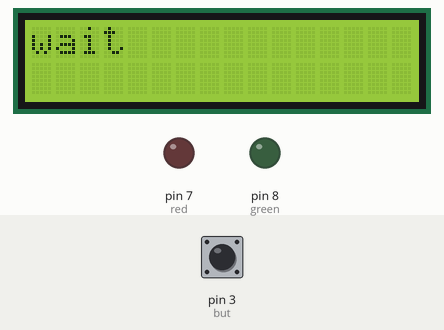
Simulated run of this sketch. Board: Arduino Uno, built with avr-gcc and run on an emulated ATmega328P. On the bench: 16×2 character LCD, output pins drawn as LEDs (lit = HIGH). The inputs (shaded band) are chosen by the test bench; at power-on: pin 3 (but) HIGH. Random numbers use the default seed unless the sketch sets one.

Above: at 1.2 s.
1.3 s: pin 3 (but) pulled LOW for 0.15 s
At 1.8 s:
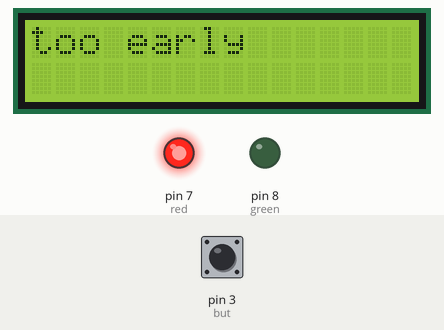
4.4 s: pin 3 (but) pulled LOW for 1 s
At 4.8 s:
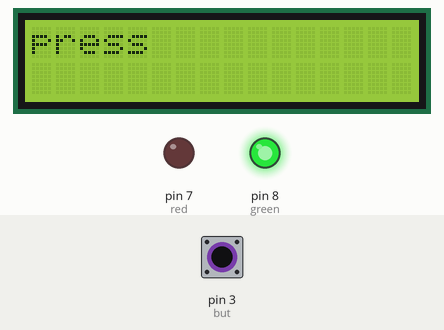
7.0 s: pin 3 (but) pulled LOW for 3.2 s
At 7.9 s:
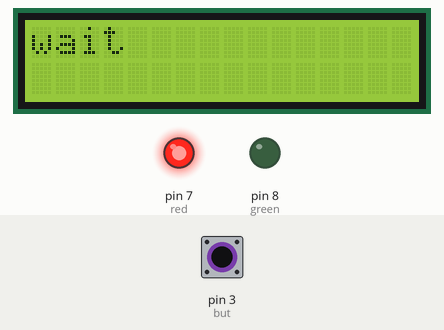
Timing chart, 0 to 12.3 s (numbered marks = the images above; inputs shaded):
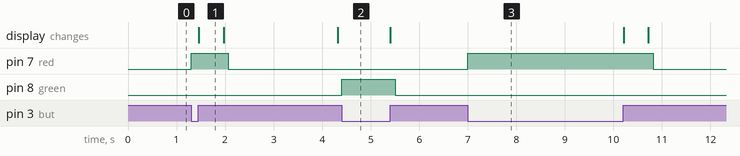

The sketch:

rxngame.ino
```cpp
#include<LiquidCrystal_I2C.h>
#include<limits.h>
LiquidCrystal_I2C lcd(0x27,16,2);
unsigned long x;
int but=3;
int red=7;
unsigned long arr[3];
int green=8;
void setup(){
  lcd.backlight();
  lcd.init();
  Serial.begin(9600);
  pinMode(but,INPUT_PULLUP);
  pinMode(green,OUTPUT);
  pinMode(red,OUTPUT);

}

void getrxntime(){
  int i=0;
  while(i<3){
    lcd.clear();
    lcd.setCursor(0,0);
    lcd.print("wait");
    delay(100);
    digitalWrite(green,LOW);
    digitalWrite(red,LOW);
    bool check=false;
    x=random(1000,10000);
    unsigned long temp=millis();
    while(millis()-temp<x){
      if(digitalRead(but)==LOW){
        digitalWrite(red,HIGH);
        while(digitalRead(but)==LOW){
          digitalRead(but);
        }
        lcd.clear();
        lcd.setCursor(0,0);
        lcd.print("too early");
        delay(500);
        check=true;
        break;
      }
    }
    if(check){
      continue;
    }
    lcd.clear();
    lcd.print("press");
    unsigned long begin=millis();
    while(1){
      if(digitalRead(but)==LOW){
        digitalWrite(green,HIGH);
         arr[i++]=millis()-begin;
        while(digitalRead(but)==LOW){
          digitalRead(but);
        }

        break;
      }
    }
  }
   unsigned long min=arr[0];
  unsigned long max=arr[0];
  for(int j=0;j<3;j++){
    if(arr[j]<min){
      min=arr[j];
    }
    if(arr[j]>max){
      max=arr[j];
    }
  }
  lcd.clear();
  lcd.setCursor(0,0);
  lcd.print("best:");
  lcd.print(min);
  lcd.setCursor(0,1);
    lcd.print("worst:");
  lcd.print(max);

  delay(2000);
}


void loop(){
  getrxntime();
}
```

Measured:
- after the input at 1.3 s, pin 7 (red): LOW → HIGH at once, → LOW 0.77 s later; the display: changes after 0.16 s (image 1)
- after the input at 4.4 s, pin 8 (green): LOW → HIGH at once, → LOW 1.1 s later
- after the input at 7.0 s, pin 7 (red): LOW → HIGH at once, → LOW 3.8 s later
- what the display in image 1 shows lasts 0.5 s, from 1.5 s to 2.0 s
